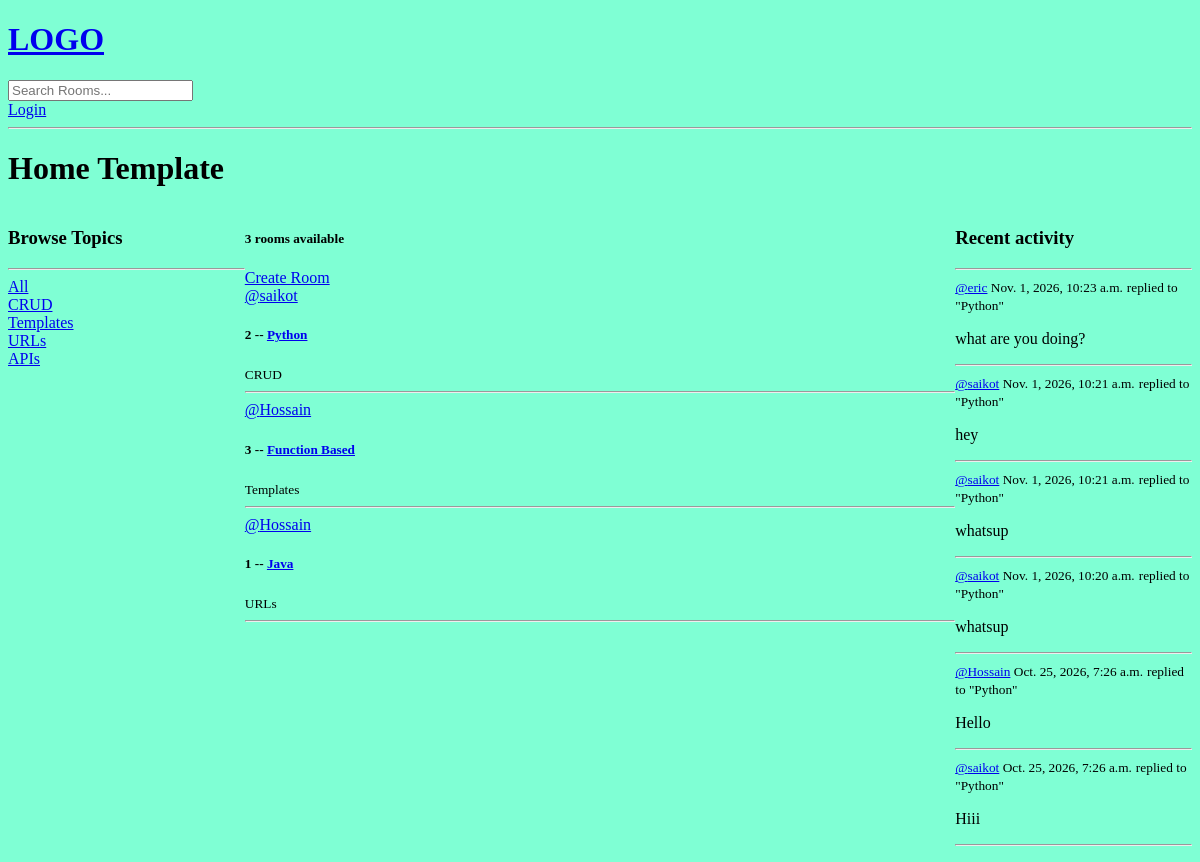
Before: / with the older database file.
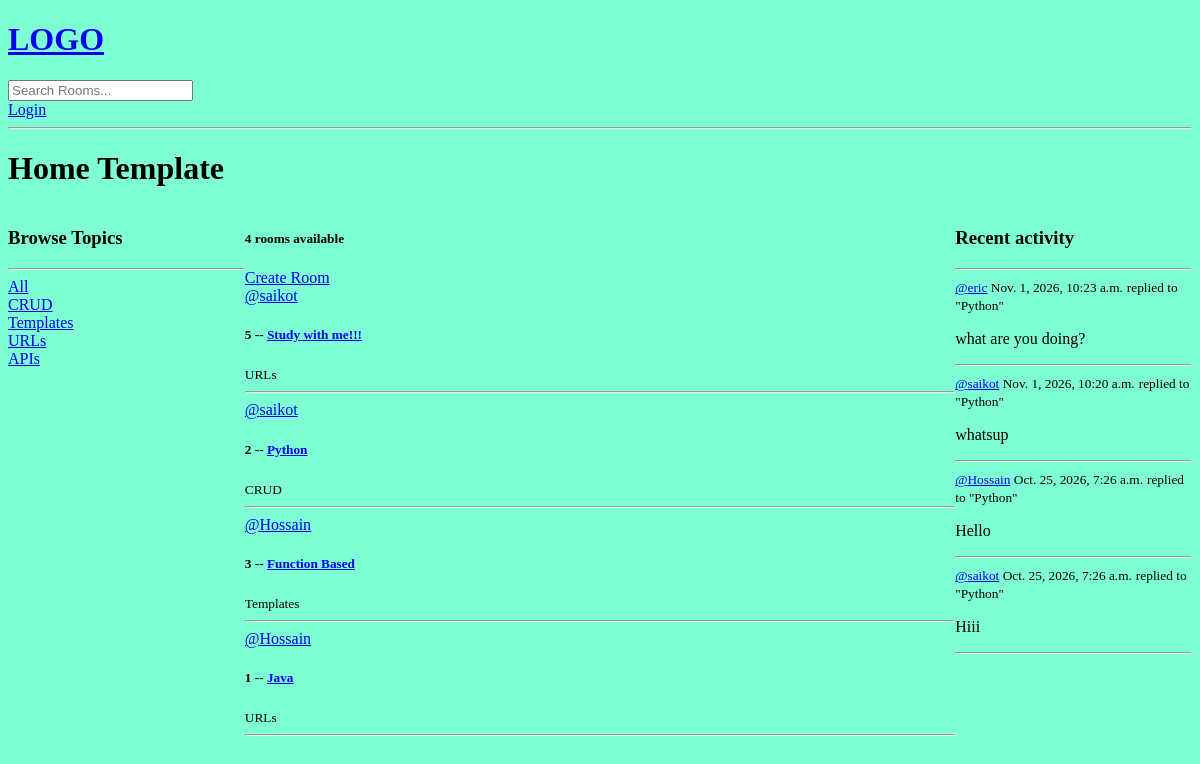
After: the same page with the newer database file.
### base/models.py (models this page shows, shortened)
class Topic(models.Model):
  name = models.CharField(max_length= 200)

class Room(models.Model):
  host = models.ForeignKey(User, on_delete= models.SET_NULL, null = True)
  topic = models.ForeignKey(Topic, on_delete= models.SET_NULL, null = True)
  name = models.CharField(max_length=200)
  description = models.TextField(null=True, blank=True)
  participants = models.ManyToManyField(User, related_name='participants', blank=True)
  updated = models.DateTimeField(auto_now=True)
  created = models.DateTimeField(auto_now_add = True)
  class Meta:
    ordering = ['-updated', '-created']
  def __str__(self):
    return self.name

class Message(models.Model):
  user = models.ForeignKey(User, on_delete=models.CASCADE)
  room = models.ForeignKey(Room, on_delete= models.CASCADE)
  body = models.TextField()
  updated = models.DateTimeField(auto_now=True)
  created = models.DateTimeField(auto_now_add = True)
  class Meta:
      ordering = ['-updated', '-created']
  def __str__(self):
    return self.body[0:50]

### base/views.py (the view)
# urls.py: 2. Add a URL to urlpatterns:  path('', views.home, name='home')
def home(request):
    q = request.GET.get('q') if request.GET.get('q') != None else ''
    topics = Topic.objects.all()
    rooms = Room.objects.filter(
        Q(topic__name__icontains=q) |
        Q(name__icontains=q) |
        Q(description__icontains=q)
    )
    room_count = rooms.count()
    room_messages = Message.objects.filter(Q(room__topic__name__icontains=q))
    context = {'rooms':rooms, 'topics': topics, 'room_count': room_count, 'room_messages': room_messages}
    return render(request, 'base/home.html', context)

### base/templates/base/home.html (shortened to what this page needs)
{% extends 'main.html' %}
{% block content %}
<h1>Home Template</h1>
<div class="home-container">
  <div>
    {% include 'base/topics_component.html' %}
  </div>
  <div>
    <h5>{{room_count}} rooms available </h5>
    <a href="{% url 'create-room' %}">Create Room</a>
    {% include 'base/feed_component.html' %}
  </div>
  <div>
    {% include 'base/activity_component.html' %}
  </div>
</div>
{% endblock %}

### base/templates/base/topics_component.html
<h3>Browse Topics</h3>
<hr>
<div>
  <a href="{% url 'home' %}">All</a>
</div>
{% for topic in topics %}
<div>
  <a href="{% url 'home' %}?q={{topic.name}}">{{topic.name}}</a>
</div>
{% endfor %}

### base/templates/base/feed_component.html (shortened to what this page needs)
<div>
  {% for room in rooms %}
  <div>
    <a href="{% url 'user-profile' room.host.id %}">@{{room.host.username}}</a>
    <h5>{{room.id}} -- <a href="{% url 'room' room.id %}">{{room.name}}</a></h5>
    <small>{{room.topic.name}}</small>
    <hr>
  </div>
  {% endfor %}
</div>

### base/templates/base/activity_component.html (shortened to what this page needs)
<h3>Recent activity</h3>
<hr>
{% for message in room_messages %}
<div>
  <small><a href="{% url 'user-profile' message.user.id %}">@{{ message.user }}</a> {{message.created}}</small>
  <small>replied to "{{ message.room }}"</small>
  <p>{{message}}</p>
  <hr>
</div>
{% endfor %}

Changed rows visible on the page:
removed Message: user "saikot", created "Nov. 1, 2026, 10:21 a.m.", room "Python", body "hey"
removed Message: user "saikot", created "Nov. 1, 2026, 10:21 a.m.", room "Python", body "whatsup"
added Room: host.username "saikot", id "5", name "Study with me!!!", topic.name "URLs"
Other visible differences:
{{ room_count }}: "3" → "4"
